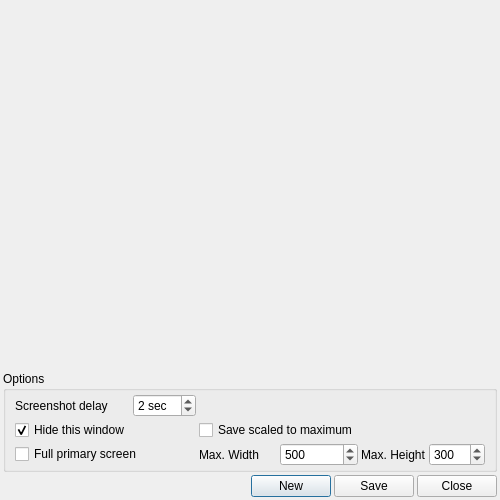
<?xml version="1.0" encoding="UTF-8"?>
<ui version="4.0">
 <class>DB_ScreenshotDialog</class>
 <widget class="QDialog" name="DB_ScreenshotDialog">
  <property name="geometry">
   <rect>
    <x>0</x>
    <y>0</y>
    <width>500</width>
    <height>500</height>
   </rect>
  </property>
  <property name="windowTitle">
   <string>Dialog</string>
  </property>
  <layout class="QGridLayout" name="gridLayout">
   <property name="leftMargin">
    <number>3</number>
   </property>
   <property name="topMargin">
    <number>3</number>
   </property>
   <property name="rightMargin">
    <number>3</number>
   </property>
   <property name="bottomMargin">
    <number>3</number>
   </property>
   <property name="spacing">
    <number>3</number>
   </property>
   <item row="0" column="0">
    <widget class="QLabel" name="lblScreenshot">
     <property name="sizePolicy">
      <sizepolicy hsizetype="Expanding" vsizetype="Expanding">
       <horstretch>0</horstretch>
       <verstretch>0</verstretch>
      </sizepolicy>
     </property>
     <property name="minimumSize">
      <size>
       <width>100</width>
       <height>100</height>
      </size>
     </property>
     <property name="frameShape">
      <enum>QFrame::NoFrame</enum>
     </property>
     <property name="frameShadow">
      <enum>QFrame::Plain</enum>
     </property>
     <property name="text">
      <string/>
     </property>
     <property name="alignment">
      <set>Qt::AlignCenter</set>
     </property>
    </widget>
   </item>
   <item row="1" column="0">
    <widget class="QGroupBox" name="gbOptions">
     <property name="title">
      <string>Options</string>
     </property>
     <layout class="QGridLayout" name="gridLayout_2">
      <property name="leftMargin">
       <number>9</number>
      </property>
      <property name="topMargin">
       <number>3</number>
      </property>
      <property name="rightMargin">
       <number>9</number>
      </property>
      <property name="bottomMargin">
       <number>3</number>
      </property>
      <property name="spacing">
       <number>3</number>
      </property>
      <item row="0" column="0">
       <widget class="QLabel" name="lblDelay">
        <property name="text">
         <string>Screenshot delay</string>
        </property>
       </widget>
      </item>
      <item row="0" column="1">
       <widget class="QSpinBox" name="sbDelay">
        <property name="suffix">
         <string> sec</string>
        </property>
        <property name="prefix">
         <string/>
        </property>
        <property name="minimum">
         <number>0</number>
        </property>
        <property name="maximum">
         <number>10</number>
        </property>
        <property name="value">
         <number>2</number>
        </property>
       </widget>
      </item>
      <item row="0" column="2" colspan="4">
       <spacer name="horizontalSpacer_2">
        <property name="orientation">
         <enum>Qt::Horizontal</enum>
        </property>
        <property name="sizeHint" stdset="0">
         <size>
          <width>291</width>
          <height>20</height>
         </size>
        </property>
       </spacer>
      </item>
      <item row="1" column="0">
       <widget class="QCheckBox" name="chbHide">
        <property name="text">
         <string>Hide this window</string>
        </property>
        <property name="checked">
         <bool>true</bool>
        </property>
       </widget>
      </item>
      <item row="1" column="2" colspan="2">
       <widget class="QCheckBox" name="chbSaveScaled">
        <property name="text">
         <string>Save scaled to maximum</string>
        </property>
       </widget>
      </item>
      <item row="2" column="0" colspan="2">
       <widget class="QCheckBox" name="chbFullPrimaryScreen">
        <property name="text">
         <string>Full primary screen</string>
        </property>
       </widget>
      </item>
      <item row="2" column="2">
       <widget class="QLabel" name="lblWidth">
        <property name="toolTip">
         <string>Width in pixels</string>
        </property>
        <property name="text">
         <string>Max. Width</string>
        </property>
       </widget>
      </item>
      <item row="2" column="3">
       <widget class="QSpinBox" name="sbWidth">
        <property name="minimum">
         <number>10</number>
        </property>
        <property name="maximum">
         <number>9999</number>
        </property>
        <property name="singleStep">
         <number>10</number>
        </property>
        <property name="value">
         <number>500</number>
        </property>
       </widget>
      </item>
      <item row="2" column="4">
       <widget class="QLabel" name="lblHeight">
        <property name="toolTip">
         <string>Height in pixels</string>
        </property>
        <property name="text">
         <string>Max. Height</string>
        </property>
       </widget>
      </item>
      <item row="2" column="5">
       <widget class="QSpinBox" name="sbHeight">
        <property name="maximum">
         <number>9999</number>
        </property>
        <property name="singleStep">
         <number>10</number>
        </property>
        <property name="value">
         <number>300</number>
        </property>
       </widget>
      </item>
     </layout>
    </widget>
   </item>
   <item row="2" column="0">
    <layout class="QHBoxLayout" name="horizontalLayout">
     <property name="spacing">
      <number>3</number>
     </property>
     <item>
      <spacer name="horizontalSpacer">
       <property name="orientation">
        <enum>Qt::Horizontal</enum>
       </property>
       <property name="sizeHint" stdset="0">
        <size>
         <width>40</width>
         <height>20</height>
        </size>
       </property>
      </spacer>
     </item>
     <item>
      <widget class="QPushButton" name="pbNew">
       <property name="toolTip">
        <string>New screenshot</string>
       </property>
       <property name="text">
        <string>New</string>
       </property>
      </widget>
     </item>
     <item>
      <widget class="QPushButton" name="pbSave">
       <property name="text">
        <string>Save</string>
       </property>
      </widget>
     </item>
     <item>
      <widget class="QPushButton" name="pbClose">
       <property name="text">
        <string>Close</string>
       </property>
      </widget>
     </item>
    </layout>
   </item>
  </layout>
 </widget>
 <tabstops>
  <tabstop>sbDelay</tabstop>
  <tabstop>chbHide</tabstop>
  <tabstop>pbNew</tabstop>
  <tabstop>pbSave</tabstop>
  <tabstop>pbClose</tabstop>
 </tabstops>
 <resources/>
 <connections/>
</ui>
